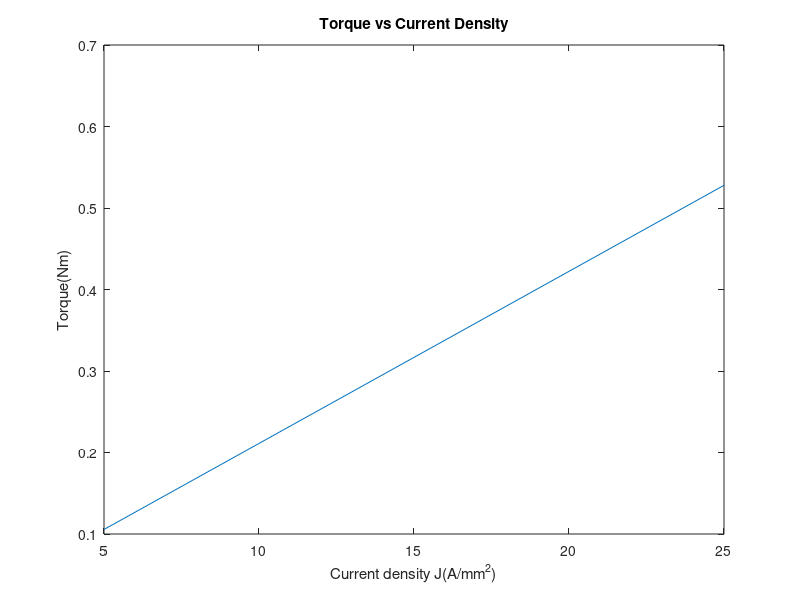

Source code (MATLAB):
%It has been calculated that the conductive area is Ac = 1.39mm2

%J in A/mm2
close all;
clear all;
clc;
J = [5:5:25];

I = J.*1.39;
Kt = 0.01519;%hand calculation and FEMM result
T = Kt.*I;

plot(J, T);
title('Torque vs Current Density');
xlabel('Current density J(A/mm^2)');
ylabel('Torque(Nm)');